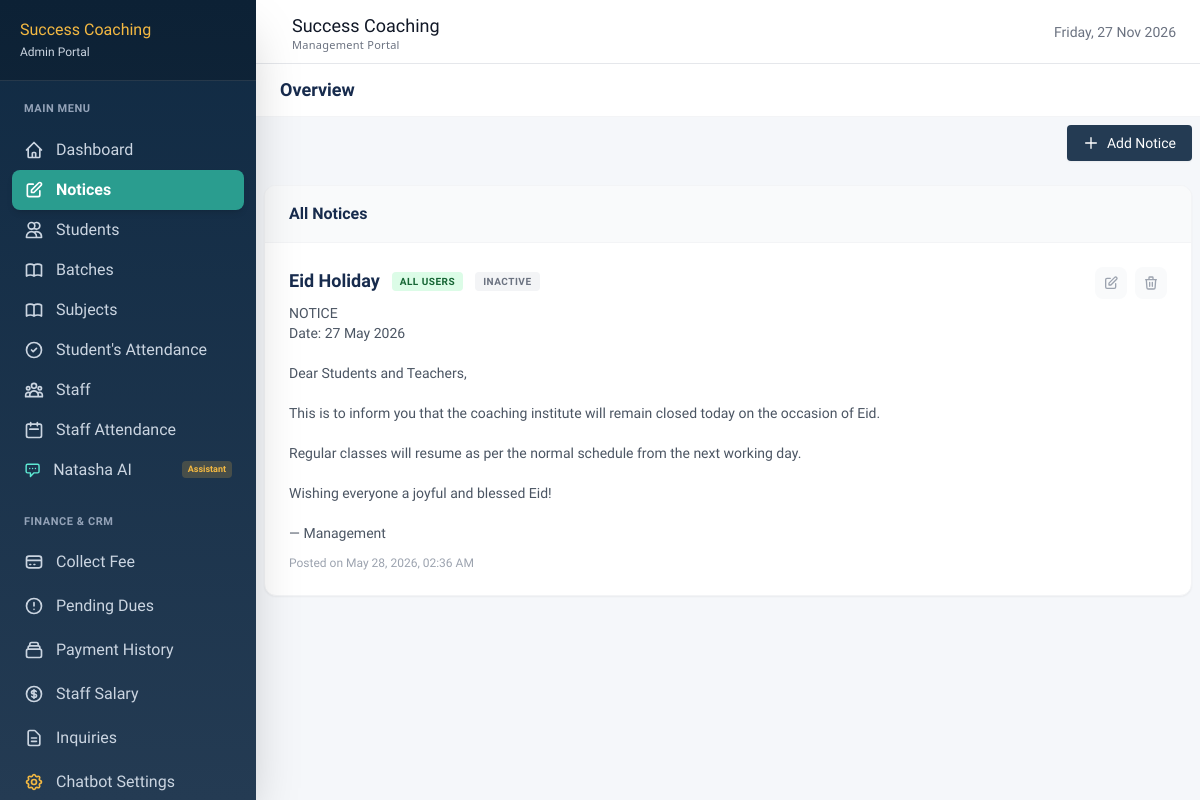
Screenshot of /dashboard/notices/ (signed in) with the database file from the repository.
### core/models.py (models this page shows, shortened)
class Notice(models.Model):
    TARGET_CHOICES = [
        ('all', 'All Users'),
        ('staff', 'Staff Only'),
    ]
    title = models.CharField(max_length=200)
    content = models.TextField()
    date_posted = models.DateTimeField(auto_now_add=True)
    target_audience = models.CharField(max_length=20, choices=TARGET_CHOICES, default='all')
    is_active = models.BooleanField(default=True)
    class Meta:
        ordering = ['-date_posted']

### core/views.py (the view)
# urls.py: path('dashboard/notices/', views.notice_list, name='notice_list'),
@staff_or_admin_required
def notice_list(request):
    if request.user.role == 'admin':
        notices = Notice.objects.all()
    else:
        notices = Notice.objects.filter(target_audience__in=['all', 'staff'])
    return render(request, 'dashboard/notices/notice_list.html', {
        'notices': notices,
        'is_admin': request.user.role == 'admin'
    })

### accounts/context_processors.py (called while the page is built)
def dashboard_base(request):
    context = {}
    if not request.user.is_authenticated:
        context['base_template'] = 'base_dashboard.html'
        return context
    if request.user.role == 'staff':
        context['base_template'] = 'base_staff.html'
        context['active_notices'] = Notice.objects.filter(is_active=True)
    elif request.user.role == 'student':
        context['base_template'] = 'base_dashboard.html'
        context['active_notices'] = Notice.objects.filter(is_active=True, target_audience='all')
    else:
        context['base_template'] = 'base_dashboard.html'
        context['active_notices'] = Notice.objects.filter(is_active=True)
    return context

### templates/dashboard/notices/notice_list.html (shortened to what this page needs)
{% extends base_template %}
{% block content %}
<div class="mb-6 flex justify-between items-center">
    {% if is_admin %}
    <a href="{% url 'notice_add' %}" class="bg-primary text-white px-4 py-2 rounded font-medium hover:bg-[#102A43] transition shadow-sm text-sm flex items-center gap-2">
        <svg class="w-4 h-4" fill="none" stroke="currentColor" viewBox="0 0 24 24"><path stroke-linecap="round" stroke-linejoin="round" stroke-width="2" d="M12 4v16m8-8H4"></path></svg>
        Add Notice
    </a>
    {% endif %}
</div>
<div class="bg-white rounded-xl shadow-sm border border-gray-100 overflow-hidden">
    <div class="px-6 py-4 border-b border-gray-100 bg-gray-50 flex justify-between items-center">
        <h2 class="font-bold text-dark">All Notices</h2>
    </div>
    <div class="divide-y divide-gray-100">
        {% for notice in notices %}
        <div class="p-6 hover:bg-gray-50 transition">
            <div class="flex justify-between items-start gap-4">
                <div class="flex-1">
                    <div class="flex items-center gap-3 mb-2">
                        <h3 class="text-lg font-bold text-dark">{{ notice.title }}</h3>
                        {% if notice.target_audience == 'staff' %}
                        <span class="bg-blue-100 text-blue-800 text-[10px] font-bold px-2 py-0.5 rounded uppercase tracking-wider">Staff Only</span>
                        {% else %}
                        <span class="bg-green-100 text-green-800 text-[10px] font-bold px-2 py-0.5 rounded uppercase tracking-wider">All Users</span>
                        {% endif %}
                        {% if not notice.is_active %}
                        <span class="bg-gray-100 text-gray-500 text-[10px] font-bold px-2 py-0.5 rounded uppercase tracking-wider">Inactive</span>
                        {% endif %}
                    </div>
                    <p class="text-sm text-gray-600 whitespace-pre-wrap">{{ notice.content }}</p>
                    <p class="text-xs text-gray-400 mt-3 font-medium">Posted on {{ notice.date_posted|date:"M d, Y, h:i A" }}</p>
                </div>
                {% if is_admin %}
                <div class="flex items-center gap-2 shrink-0">
                    <a href="{% url 'notice_edit' notice.pk %}" class="p-2 text-gray-400 hover:text-secondary bg-gray-50 hover:bg-teal-50 rounded-lg transition" title="Edit">
                        <svg class="w-4 h-4" fill="none" stroke="currentColor" viewBox="0 0 24 24"><path stroke-linecap="round" stroke-linejoin="round" stroke-width="2" d="M11 5H6a2 2 0 00-2 2v11a2 2 0 002 2h11a2 2 0 002-2v-5m-1.414-9.414a2 2 0 112.828 2.828L11.828 15H9v-2.828l8.586-8.586z"></path></svg>
                    </a>
                    <a href="{% url 'notice_delete' notice.pk %}" class="p-2 text-gray-400 hover:text-red-500 bg-gray-50 hover:bg-red-50 rounded-lg transition" title="Delete">
                        <svg class="w-4 h-4" fill="none" stroke="currentColor" viewBox="0 0 24 24"><path stroke-linecap="round" stroke-linejoin="round" stroke-width="2" d="M19 7l-.867 12.142A2 2 0 0116.138 21H7.862a2 2 0 01-1.995-1.858L5 7m5 4v6m4-6v6m1-10V4a1 1 0 00-1-1h-4a1 1 0 00-1 1v3M4 7h16"></path></svg>
                    </a>
                </div>
                {% endif %}
            </div>
        </div>
        {% empty %}
        <div class="p-10 text-center">
            <div class="text-4xl mb-3">📢</div>
            <h3 class="text-lg font-bold text-dark mb-1">No notices yet</h3>
            <p class="text-gray-500 text-sm">{% if is_admin %}Create a notice to broadcast information.{% else %}There are no active notices right now.{% endif %}</p>
        </div>
        {% endfor %}
    </div>
</div>
{% endblock %}

### templates/base_dashboard.html (style rules this page uses)
body { font-family: 'Hind', sans-serif; color: #172B4D; background-color: #F5F7FA; }

### rows the page displays
Notice: title "Eid Holiday", target_audience "ALL USERS", is_active "INACTIVE", content "NOTICE Date: 27 May 2026 Dear Students and Teachers, This is to inform you that the coaching institute will remain closed today on the occasion of Eid. Regular classes will resume as per the normal schedule from the next working day. Wishing everyone a joyful and blessed Eid! — Management", date_posted "May 28, 2026, 02:36 AM"
